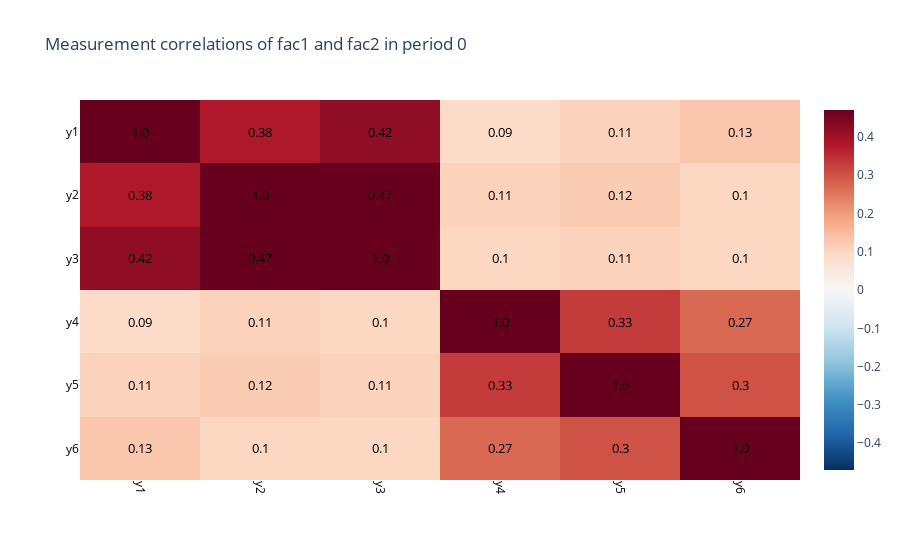

The notebook cell saved with this chart:
### Code cell
fig_meas.update_layout(title="Measurement correlations of fac1 and fac2 in period 0")

### Figure 1 — Plotly figure (JSON) as saved in the notebook; plotly's stock layout.template omitted (floating-point values rounded to 4 significant figures)
{"data": [{"colorscale": [[0, "rgb(5,48,97)"], [0.1, "rgb(33,102,172)"], [0.2, "rgb(67,147,195)"], [0.3, "rgb(146,197,222)"], [0.4, "rgb(209,229,240)"], [0.5, "rgb(247,247,247)"], [0.6, "rgb(253,219,199)"], [0.7, "rgb(244,165,130)"], [0.8, "rgb(214,96,77)"], [0.9, "rgb(178,24,43)"], [1, "rgb(103,0,31)"]], "showscale": true, "type": "heatmap", "x": ["y1", "y2", "y3", "y4", "y5", "y6"], "y": ["y1", "y2", "y3", "y4", "y5", "y6"], "z": [[1, 0.38, 0.42, 0.09, 0.11, 0.13], [0.38, 1, 0.47, 0.11, 0.12, 0.1], [0.42, 0.47, 1, 0.1, 0.11, 0.1], [0.09, 0.11, 0.1, 1, 0.33, 0.27], [0.11, 0.12, 0.11, 0.33, 1, 0.3], [0.13, 0.1, 0.1, 0.27, 0.3, 1]], "zmax": 0.47, "zmid": 0, "zmin": -0.47}], "layout": {"annotations": [{"font": {"color": "black", "size": 13}, "showarrow": false, "text": "1.0", "textangle": 0, "x": "y6", "xref": "x", "y": "y6", "yref": "y"}, {"font": {"color": "black", "size": 13}, "showarrow": false, "text": "0.3", "textangle": 0, "x": "y6", "xref": "x", "y": "y5", "yref": "y"}, {"font": {"color": "black", "size": 13}, "showarrow": false, "text": "0.27", "textangle": 0, "x": "y6", "xref": "x", "y": "y4", "yref": "y"}, {"font": {"color": "black", "size": 13}, "showarrow": false, "text": "0.1", "textangle": 0, "x": "y6", "xref": "x", "y": "y3", "yref": "y"}, {"font": {"color": "black", "size": 13}, "showarrow": false, "text": "0.1", "textangle": 0, "x": "y6", "xref": "x", "y": "y2", "yref": "y"}, {"font": {"color": "black", "size": 13}, "showarrow": false, "text": "0.13", "textangle": 0, "x": "y6", "xref": "x", "y": "y1", "yref": "y"}, {"font": {"color": "black", "size": 13}, "showarrow": false, "text": "0.3", "textangle": 0, "x": "y5", "xref": "x", "y": "y6", "yref": "y"}, {"font": {"color": "black", "size": 13}, "showarrow": false, "text": "1.0", "textangle": 0, "x": "y5", "xref": "x", "y": "y5", "yref": "y"}, {"font": {"color": "black", "size": 13}, "showarrow": false, "text": "0.33", "textangle": 0, "x": "y5", "xref": "x", "y": "y4", "yref": "y"}, {"font": {"color": "black", "size": 13}, "showarrow": false, "text": "0.11", "textangle": 0, "x": "y5", "xref": "x", "y": "y3", "yref": "y"}, {"font": {"color": "black", "size": 13}, "showarrow": false, "text": "0.12", "textangle": 0, "x": "y5", "xref": "x", "y": "y2", "yref": "y"}, {"font": {"color": "black", "size": 13}, "showarrow": false, "text": "0.11", "textangle": 0, "x": "y5", "xref": "x", "y": "y1", "yref": "y"}, {"font": {"color": "black", "size": 13}, "showarrow": false, "text": "0.27", "textangle": 0, "x": "y4", "xref": "x", "y": "y6", "yref": "y"}, {"font": {"color": "black", "size": 13}, "showarrow": false, "text": "0.33", "textangle": 0, "x": "y4", "xref": "x", "y": "y5", "yref": "y"}, {"font": {"color": "black", "size": 13}, "showarrow": false, "text": "1.0", "textangle": 0, "x": "y4", "xref": "x", "y": "y4", "yref": "y"}, {"font": {"color": "black", "size": 13}, "showarrow": false, "text": "0.1", "textangle": 0, "x": "y4", "xref": "x", "y": "y3", "yref": "y"}, {"font": {"color": "black", "size": 13}, "showarrow": false, "text": "0.11", "textangle": 0, "x": "y4", "xref": "x", "y": "y2", "yref": "y"}, {"font": {"color": "black", "size": 13}, "showarrow": false, "text": "0.09", "textangle": 0, "x": "y4", "xref": "x", "y": "y1", "yref": "y"}, {"font": {"color": "black", "size": 13}, "showarrow": false, "text": "0.1", "textangle": 0, "x": "y3", "xref": "x", "y": "y6", "yref": "y"}, {"font": {"color": "black", "size": 13}, "showarrow": false, "text": "0.11", "textangle": 0, "x": "y3", "xref": "x", "y": "y5", "yref": "y"}, {"font": {"color": "black", "size": 13}, "showarrow": false, "text": "0.1", "textangle": 0, "x": "y3", "xref": "x", "y": "y4", "yref": "y"}, {"font": {"color": "black", "size": 13}, "showarrow": false, "text": "1.0", "textangle": 0, "x": "y3", "xref": "x", "y": "y3", "yref": "y"}, {"font": {"color": "black", "size": 13}, "showarrow": false, "text": "0.47", "textangle": 0, "x": "y3", "xref": "x", "y": "y2", "yref": "y"}, {"font": {"color": "black", "size": 13}, "showarrow": false, "text": "0.42", "textangle": 0, "x": "y3", "xref": "x", "y": "y1", "yref": "y"}, {"font": {"color": "black", "size": 13}, "showarrow": false, "text": "0.1", "textangle": 0, "x": "y2", "xref": "x", "y": "y6", "yref": "y"}, {"font": {"color": "black", "size": 13}, "showarrow": false, "text": "0.12", "textangle": 0, "x": "y2", "xref": "x", "y": "y5", "yref": "y"}, {"font": {"color": "black", "size": 13}, "showarrow": false, "text": "0.11", "textangle": 0, "x": "y2", "xref": "x", "y": "y4", "yref": "y"}, {"font": {"color": "black", "size": 13}, "showarrow": false, "text": "0.47", "textangle": 0, "x": "y2", "xref": "x", "y": "y3", "yref": "y"}, {"font": {"color": "black", "size": 13}, "showarrow": false, "text": "1.0", "textangle": 0, "x": "y2", "xref": "x", "y": "y2", "yref": "y"}, {"font": {"color": "black", "size": 13}, "showarrow": false, "text": "0.38", "textangle": 0, "x": "y2", "xref": "x", "y": "y1", "yref": "y"}, {"font": {"color": "black", "size": 13}, "showarrow": false, "text": "0.13", "textangle": 0, "x": "y1", "xref": "x", "y": "y6", "yref": "y"}, {"font": {"color": "black", "size": 13}, "showarrow": false, "text": "0.11", "textangle": 0, "x": "y1", "xref": "x", "y": "y5", "yref": "y"}, {"font": {"color": "black", "size": 13}, "showarrow": false, "text": "0.09", "textangle": 0, "x": "y1", "xref": "x", "y": "y4", "yref": "y"}, {"font": {"color": "black", "size": 13}, "showarrow": false, "text": "0.42", "textangle": 0, "x": "y1", "xref": "x", "y": "y3", "yref": "y"}, {"font": {"color": "black", "size": 13}, "showarrow": false, "text": "0.38", "textangle": 0, "x": "y1", "xref": "x", "y": "y2", "yref": "y"}, {"font": {"color": "black", "size": 13}, "showarrow": false, "text": "1.0", "textangle": 0, "x": "y1", "xref": "x", "y": "y1", "yref": "y"}], "title": {"text": "Measurement correlations of fac1 and fac2 in period 0"}, "xaxis": {"showgrid": false, "tickangle": 90, "tickfont": {"color": "black", "size": 12}}, "yaxis": {"autorange": "reversed", "showgrid": false, "tickangle": 0, "tickfont": {"color": "black", "size": 12}}}}
